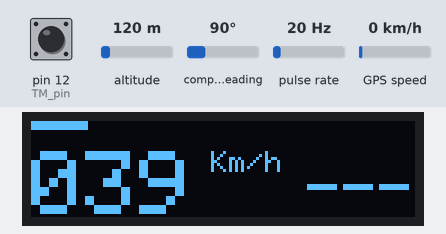
The sketch below on a simulated Arduino Uno, built with avr-gcc and run on an emulated ATmega328P. Shown: 128×32 one-colour display. Wiring (inferred from the names in the program): pulse sensor: data pin 2. Inputs (shaded band) come from the test bench; at power-on: pulse rate 20 Hz, pin 12 (TM_pin) HIGH, altitude 120 m, compass heading 90°, GPS speed 0 km/h. The display library's start-up logo is not drawn; the GPS gets a fix after 3 s at 37.7749, -122.4194 with 8 satellites.

Above: at 1.1 s.
At 2.2 s:
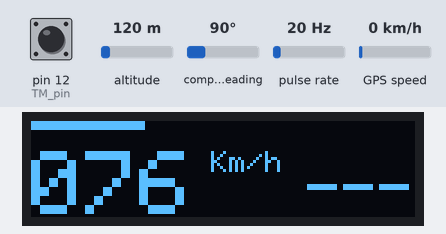
2.3 s: pulse rate (sensor on pin 2) set to 196 Hz
At 5.7 s:
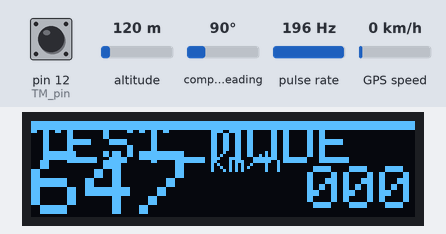
Timing chart, 0 to 6.6 s (numbered marks = the images above; inputs shaded):
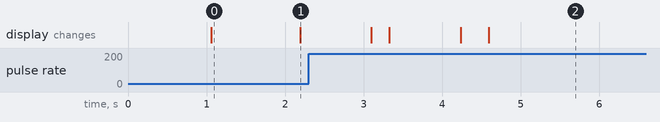

The sketch:

Compteur.ino
```cpp
#include <SPI.h>
#include <Wire.h>
#include <TinyGPS++.h>
#include <SoftwareSerial.h>
#include <Adafruit_GFX.h>
#include <Adafruit_SSD1306.h>

#define SCREEN_WIDTH 128 // OLED display width, in pixels
#define SCREEN_HEIGHT 32 // OLED display height, in pixels
const byte tachy_pin = 2;
const byte TM_pin = 12;
volatile uint32_t rev;
unsigned long measureTime = 0;

int RX = 4, TX = 5;
int TM_active = 0;
TinyGPSPlus gps;
SoftwareSerial gpssoft(RX, TX);

const int nblectures = 2;
int lectures[nblectures];
unsigned long moyenne = 0;
int index = 0;
unsigned long total;
unsigned long rpm = 0;
unsigned long kmh = 0;
unsigned long Dmils_compute = 0;
unsigned long Dmils_display = 0;
char kmh_buff[3];
char gps_buff[3];

// Declaration for an SSD1306 display connected to I2C (SDA, SCL pins)
// The pins for I2C are defined by the Wire-library.
// On an arduino UNO/NANO:       A4(SDA), A5(SCL)
#define OLED_RESET     -1 // Reset pin # (or -1 if sharing Arduino reset pin)
#define SCREEN_ADDRESS 0x3C ///< See datasheet for Address; 0x3D for 128x64, 0x3C for 128x32
Adafruit_SSD1306 display(SCREEN_WIDTH, SCREEN_HEIGHT, &Wire, OLED_RESET);

//Callback fo tachy_pin interrupt
void count_turn(){
  rev++;
}

void setup(){
  // put your setup code here, to run once:
  Serial.begin(9600);
  gpssoft.begin(9600);

  pinMode(tachy_pin, INPUT_PULLUP);
  pinMode(TM_pin, INPUT_PULLUP);
  attachInterrupt(digitalPinToInterrupt(tachy_pin), count_turn, FALLING);

  // SSD1306_SWITCHCAPVCC = generate display voltage from 3.3V internally
  if(!display.begin(SSD1306_SWITCHCAPVCC, SCREEN_ADDRESS)) {
    Serial.println(F("SSD1306 allocation failed"));
    for(;;); // Don't proceed, loop forever
  }

  // Show initial display buffer contents on the screen --
  // the library initializes this with an Adafruit splash screen.
  display.display();
  delay(1000); // Pause

  // Clear the buffer
  display.clearDisplay();

  if (!digitalRead(TM_pin))
  {
    display.setTextSize(2);      // Normal 1:1 pixel scale
    display.setTextColor(SSD1306_WHITE); // Draw white text
    display.setCursor(0, 0);     // Start at top-left corner
    display.print(F("TEST_MODE"));
    display.display();
    delay(2000); // Pause
    display.clearDisplay();
    TM_active = 1;
  }

}

void loop() {

  //Compute rpm and speed every 1000 ms
  if ( (millis() - Dmils_compute) >= 1000 ) {

     noInterrupts();
     total = 0;
     lectures[index] = rev * 60;

     for (int x=0; x<=nblectures - 1; x++){
        total = total + lectures[x];
     }

     moyenne = total / nblectures;
     rpm = moyenne;
     kmh = rpm * PI * 0.33 * 60 / 1000;
     rev = 0;

     index++;
     if (index >= nblectures){
        index = 0;
     }
     interrupts();

     //Serial.println(rpm);

     Dmils_compute = millis();

   }

   //Refresh display every 200 ms
   if ( (millis() - Dmils_display) >= 200 ) {
      if (millis() > 1000){
           //Effacer l ecran
          display.clearDisplay();


          display.setTextSize(3);      // Normal 1:1 pixel scale
          display.setTextColor(SSD1306_WHITE); // Draw white text
          display.setCursor(0, 10);     // Start at top-left corner
          display.cp437(true);         // Use full 256 char 'Code Page 437' font

          if (TM_active)
          {
             // Tr/min for test mode
            display.print(rpm);
            display.setTextSize(1);
            display.println(F(" tr/min"));
          }
          else
          {
            //Jauge de vitesse
            display.fillRect(0,0 ,(kmh/2),3 ,SSD1306_WHITE);

            // affichage vitesse km/h
            sprintf(kmh_buff,"%03d",kmh);
            display.print(kmh_buff);
            display.setTextSize(1);      // Normal 1:1 pixel scale
            display.println(F(" Km/h"));
            displayspeed();
          }

          display.display();
     }

     Dmils_display = millis();
   }

  //Read GPS module NMEA frames every loop if available
  if (gpssoft.available() > 0)
   {
      gps.encode(gpssoft.read());
   }


}

//Display GPS speed only if valid
void displayspeed()
{
  if (gps.speed.isValid())
  {
    display.setTextSize(2);
    display.setCursor(92, 15);
    sprintf(gps_buff,"%03d",round(gps.speed.kmph()));
    display.print(gps_buff);
    display.display();

  }
  else
  {
    display.setTextSize(2);
    display.setCursor(92, 15);
    display.print("---");
    display.display();
  }
}
```

Measured:
- what the display in image 0 shows lasts 1.1 s, from 1.1 s to 2.2 s
